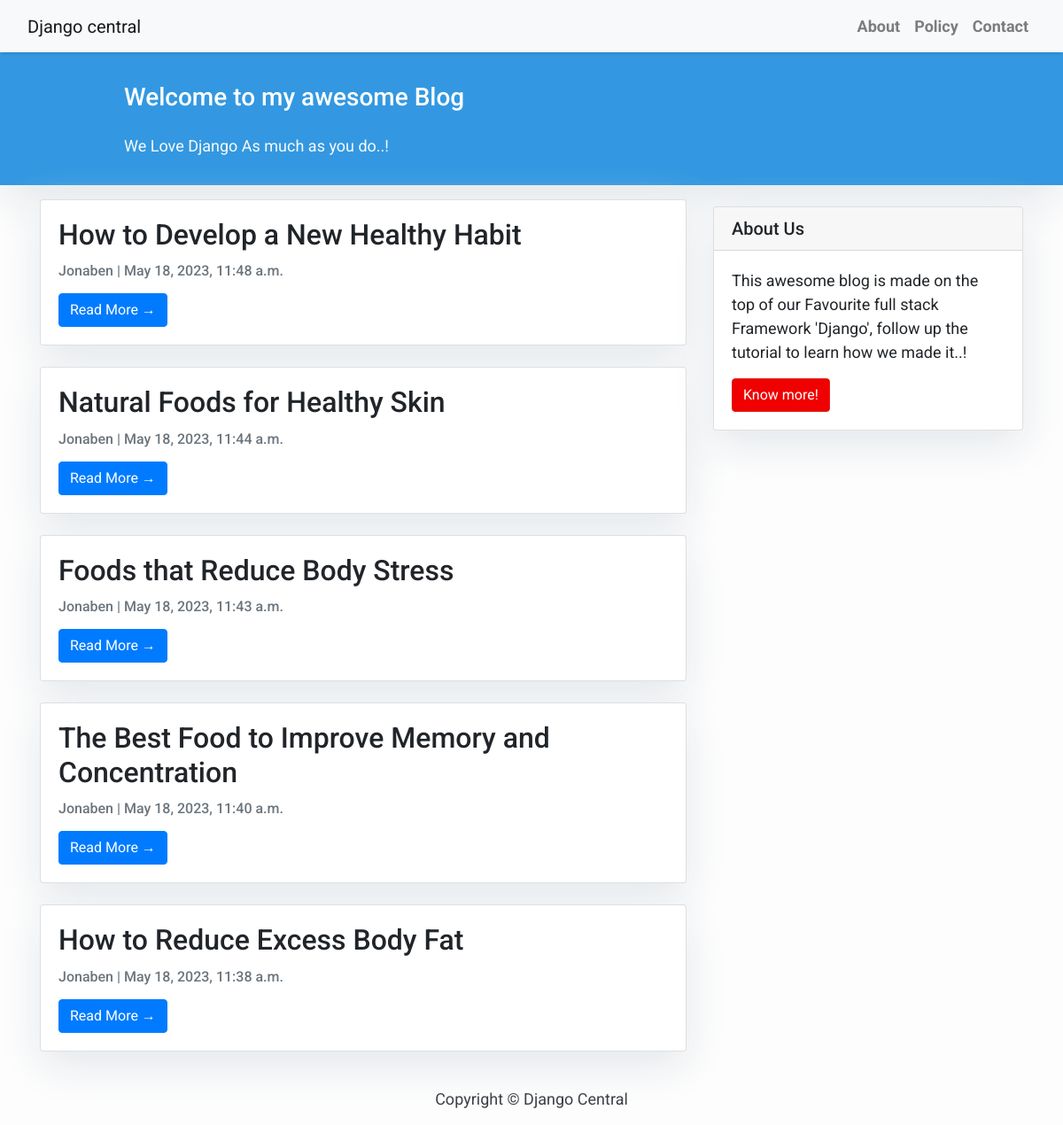
The page / on the database its author committed.
### blog/models.py (models this page shows, shortened)
class Post(models.Model):
    author = models.ForeignKey(User, on_delete=models.CASCADE, related_name='blog_posts')
    title = models.CharField(max_length=255, unique=True)
    body = models.TextField()
    slug = models.SlugField(max_length=255, unique=True)
    created_on = models.DateTimeField(auto_now_add=True)
    last_modified = models.DateTimeField(auto_now=True)
    categories = models.ManyToManyField('Category', related_name='posts')
    status = models.IntegerField(choices=STATUS, default=0)
    class Meta:
        ordering = ['-created_on']

### blog/views.py (the view)
# urls.py: path('', PostList.as_view(), name='home'),
class PostList(ListView):
    queryset = Post.objects.filter(status=1).order_by('-created_on')
    template_name = 'index.html'

### templates/index.html (shortened to what this page needs)
{% extends "base.html" %}
{% block content %}
<header class="masthead">
    <div class="container">
        <div class="row">
            <div class=" col-md-8 col-md-10 mx-auto">
                <div class="site-heading">
                    <h3 class=" site-heading my-4 mt-3 text-white"> Welcome to my awesome Blog </h3>
                    <p class="text-light">We Love Django As much as you do..! &nbsp
                    </p>
                </div>
            </div>
        </div>
    </div>
</header>
<div class="container">
    <div class="row">
        <div class="col-md-8 mt-3 left">
            {% for post in post_list %}
            <div class="card mb-4">
                <div class="card-body">
                    <h2 class="card-title">{{ post.title }}</h2>
                    <p class="card-text text-muted h6">{{ post.author }} | {{ post.created_on}} </p>
                    <a href="{% url 'post_detail' post.slug  %}" class="btn btn-primary">Read More &rarr;</a>
                </div>
            </div>
            {% endfor %}
        </div>
        {% block sidebar %} {% include 'sidebar.html' %} {% endblock sidebar %}
    </div>
</div>
{% endblock %}

### templates/base.html (shortened to what this page needs)
<!DOCTYPE html>
<html>
    <head>
        <link rel="stylesheet" href="https://maxcdn.bootstrapcdn.com/bootstrap/4.0.0/css/bootstrap.min.css"
 />
    </head>
    <body>
        <nav class="navbar navbar-expand-lg navbar-light bg-light shadow" id="mainNav">
            <div class="container-fluid">
                <a class="navbar-brand" href="{% url 'home' %}">Django central</a>
                <div class="collapse navbar-collapse" id="navbarResponsive">
                    <ul class="navbar-nav ml-auto">
                        <li class="nav-item text-black">
                            <a class="nav-link text-black font-weight-bold" href="#">About</a>
                        </li>
                        <li class="nav-item text-black">
                            <a class="nav-link text-black font-weight-bold" href="#">Policy</a>
                        </li>
                        <li class="nav-item text-black">
                            <a class="nav-link text-black font-weight-bold" href="#">Contact</a>
                        </li>
                    </ul>
                </div>
            </div>
        </nav>
        {% block content %}{% endblock content %}
        <footer class="py-3 bg-grey">
            <p class="m-0 text-dark text-center ">Copyright &copy; Django Central</p>
        </footer>
    </body>
</html>

### templates/sidebar.html (shortened to what this page needs)
{% block sidebar %}
<div class="col-md-4 float-right ">
<div class="card my-4">
        <h5 class="card-header">About Us</h5>
    <div class="card-body">
        <p class="card-text"> This awesome blog is made on the top of our Favourite full stack Framework 'Django', follow up the tutorial to learn how we made it..!</p>
        <a href="https://djangocentral.com/building-a-blog-application-with-django"
           class="btn btn-danger">Know more!</a>
    </div>
</div>
</div>
{% endblock sidebar %}

### templates/base.html (style rules this page uses)
body { font-family: "Roboto", sans-serif; font-size: 17px; background-color: #fdfdfd; }
.shadow { box-shadow: 0 4px 2px -2px rgba(0, 0, 0, 0.1); }
.btn-danger { color: #fff; background-color: #f00000; border-color: #dc281e; }
.masthead { background: #3398E1; height: auto; padding-bottom: 15px; box-shadow: 0 16px 48px #E3E7EB; padding-top: 10px; }

### templates/index.html (style rules this page uses)
body { font-family: "Roboto", sans-serif; font-size: 18px; background-color: #fdfdfd; }
.card { box-shadow: 0 16px 48px #E3E7EB; }

### templates/sidebar.html (style rules this page uses)
.card { box-shadow: 0 16px 48px #E3E7EB; }

### rows shown on the page
Post: title "How to Develop a New Healthy Habit", author "Jonaben", created_on "May 18, 2023, 11:48 a.m."
Post: title "Natural Foods for Healthy Skin", author "Jonaben", created_on "May 18, 2023, 11:44 a.m."
Post: title "Foods that Reduce Body Stress", author "Jonaben", created_on "May 18, 2023, 11:43 a.m."
Post: title "The Best Food to Improve Memory and Concentration", author "Jonaben", created_on "May 18, 2023, 11:40 a.m."
Post: title "How to Reduce Excess Body Fat", author "Jonaben", created_on "May 18, 2023, 11:38 a.m."
